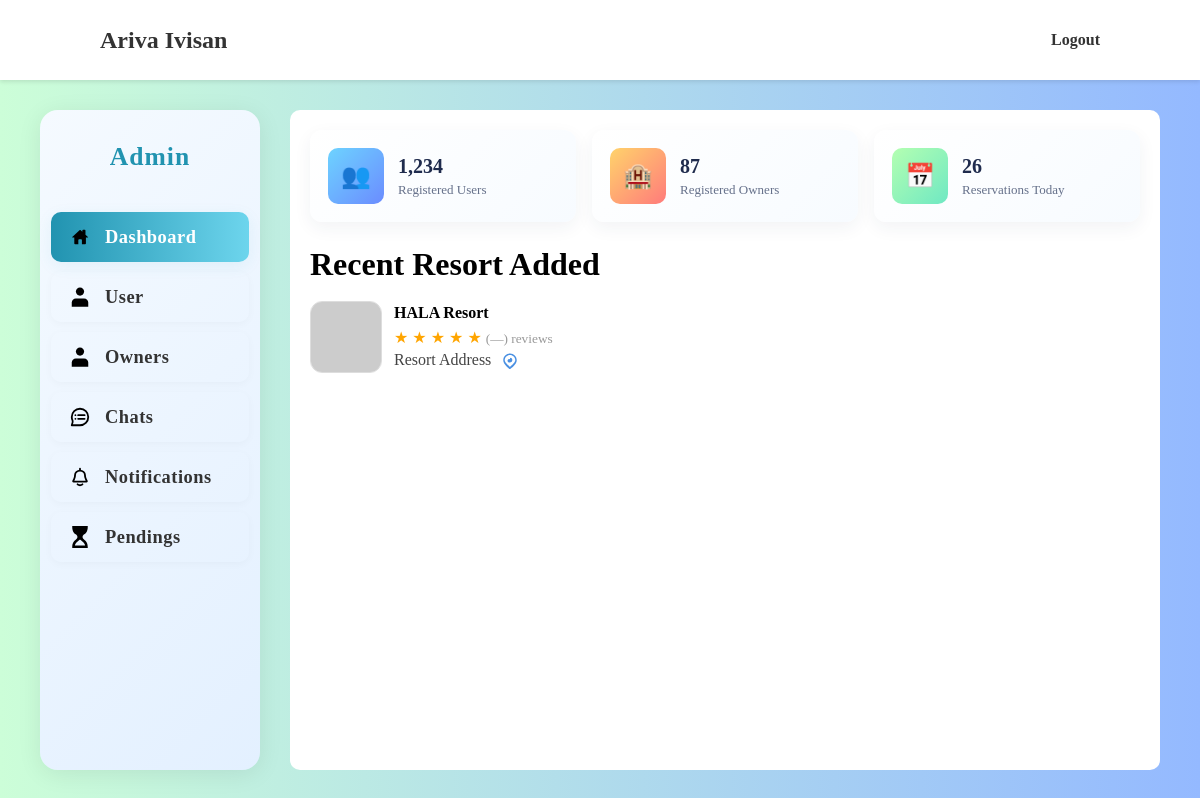
Page /admin (signed in) on the earlier database version.
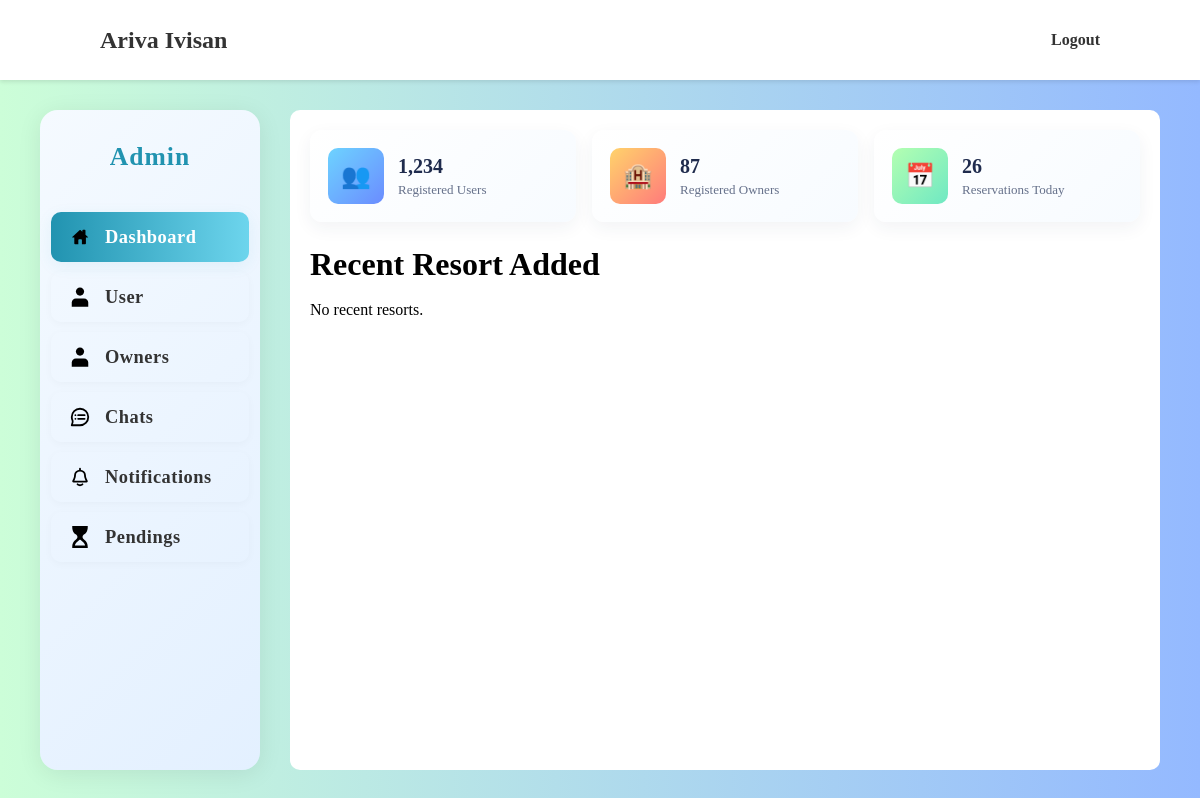
Same page on the later database version.
### app.py (models this page shows)
class Owner(db.Model):
    id = db.Column(db.Integer, primary_key=True)
    username = db.Column(db.String(80), unique=True, nullable=False)
    password = db.Column(db.String(200), nullable=False)
    name = db.Column(db.String(120))
    email = db.Column(db.String(120))
    birthdate = db.Column(db.String(50))
    gender = db.Column(db.String(20))
    address = db.Column(db.String(200))
    resort_address = db.Column(db.String(200))
    age = db.Column(db.String(10))
    contact_number = db.Column(db.String(30))
    facebook = db.Column(db.String(120))
    resort_name = db.Column(db.String(200))
    business_id = db.Column(db.String(120))
    tax_id = db.Column(db.String(120))
    bank_account = db.Column(db.String(120))
    gcash = db.Column(db.String(120))
    paymaya = db.Column(db.String(120))
    paypal = db.Column(db.String(120))
    avatar = db.Column(db.String(300))

### app.py (the view)
@app.route('/admin')
def admin_dashboard():
    if 'admin_id' not in session:
        flash('You must be logged in as admin to view that page.', 'danger')
        return redirect(url_for('home'))
    recent_resorts = Owner.query.order_by(Owner.id.desc()).limit(5).all()
    return render_template('admin/dashboard.html', recent_resorts=recent_resorts)

### templates/admin/dashboard.html (shortened to what this page needs)
<!DOCTYPE html>
<html lang="en">
<head>
</head>
<body>
    <div class="navbar">
        <p class="title">Ariva Ivisan</p>
        <div class="nav-links">
            <a href="{{ url_for('logout') }}">Logout</a>
        </div>
    </div>
    <div class="content">
        {% include 'partials/admin_sidebar.html' %}
        <div class="main">
            <div class="stats-grid">
                <div class="stat-card">
                    <div class="stat-icon icon-users">👥</div>
                    <div class="stat-body">
                        <div class="stat-value">1,234</div>
                        <div class="stat-label">Registered Users</div>
                    </div>
                </div>
                <div class="stat-card">
                    <div class="stat-icon icon-owners">🏨</div>
                    <div class="stat-body">
                        <div class="stat-value">87</div>
                        <div class="stat-label">Registered Owners</div>
                    </div>
                </div>
                <div class="stat-card">
                    <div class="stat-icon icon-res">📅</div>
                    <div class="stat-body">
                        <div class="stat-value">26</div>
                        <div class="stat-label">Reservations Today</div>
                    </div>
                </div>
            </div>
            <h1>Recent Resort Added</h1>
            <br>
            <div class="Resorts">
                {% if recent_resorts and recent_resorts|length > 0 %}
                    {% for resort in recent_resorts %}
                    <div style="display: flex;align-items: center;margin-bottom: 16px;">
                        <img src="{{ url_for('static', filename=resort.avatar) if resort.avatar else 'https://via.placeholder.com/150' }}" alt="Resort Image" style="width: 72px; height: 72px; border-radius: 12px;border: 1px solid #ddd;margin-right: 12px;object-fit:cover;"/>
                        <div style="width: 100%;">
                            <p style="font-weight:700; margin:0;">{{ resort.resort_name or 'Resort' }}</p>
                            <p style="margin:6px 0 4px 0; color:#666;"><span style="color: orange;">★ ★ ★ ★ ★</span> <small style="color:#999;">(—) reviews</small></p>
                            <p style="margin:0; color:#444;">{{ resort.resort_address or 'No address provided' }}
                            </p>
                        </div>
                    </div>
                    {% endfor %}
                {% else %}
                    <p>No recent resorts.</p>
                {% endif %}
            </div>
        </div>
    </div>
</body>
</html>

Differences in the rows shown:
removed Owner: resort_name "HALA Resort", resort_address "Resort Address"
Other differences:
text now shown: "No recent resorts."
